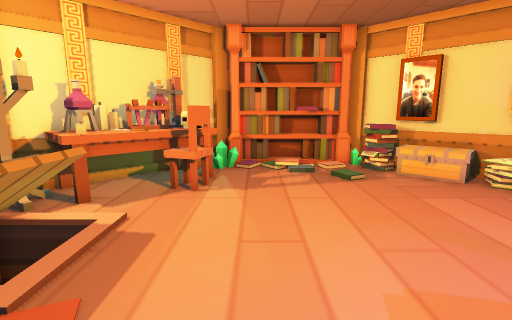
[1] (above)

12 first-person views from a walk through a 3-D level made in the Unity game engine. The camera is 1.2 m above the floor, tilts 10° down and sees 85° across. The floor is counted in squares, 0.5 m on a side. Each view is taken from the middle of a square. On the plan, view 1 faces up. The plan holds only what a view shows up to about 18 squares ahead; the rest is blank.

[2]
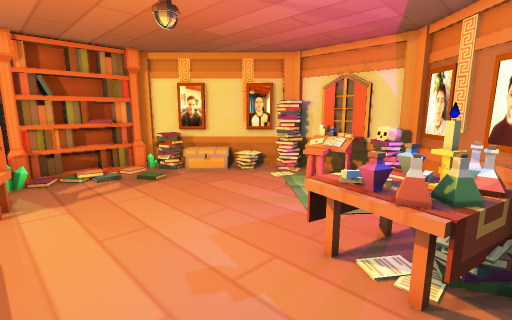

[3]
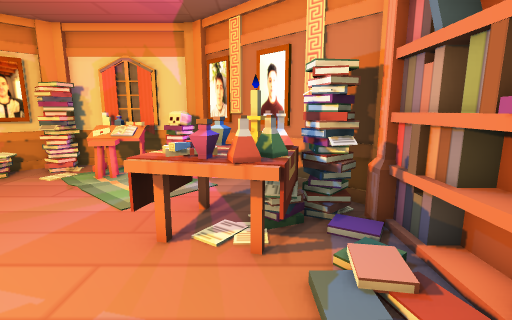

[4]
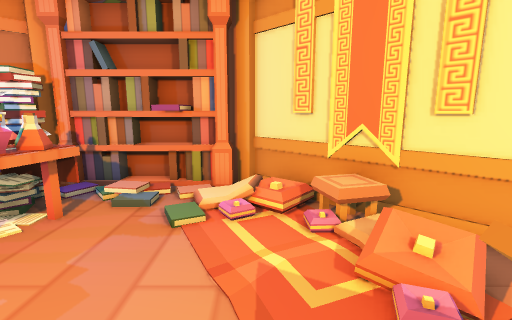

[5]
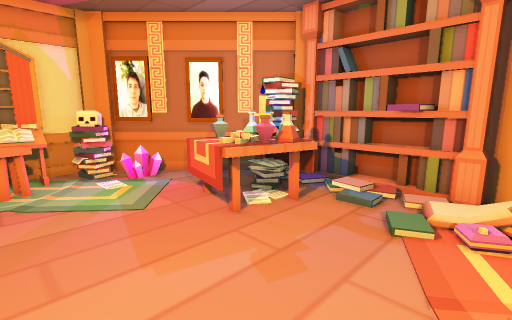

[6]
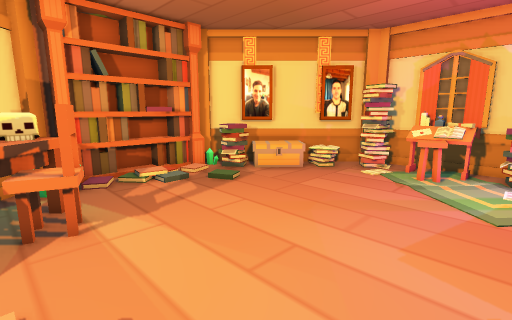

[7]
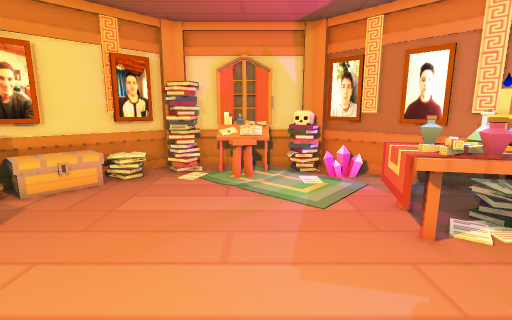

[8]
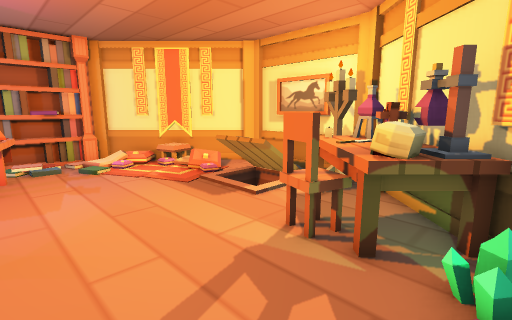

[9]
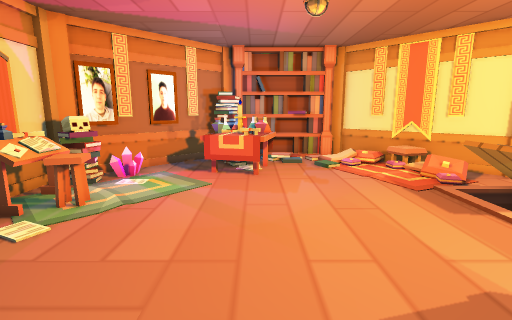

[10]
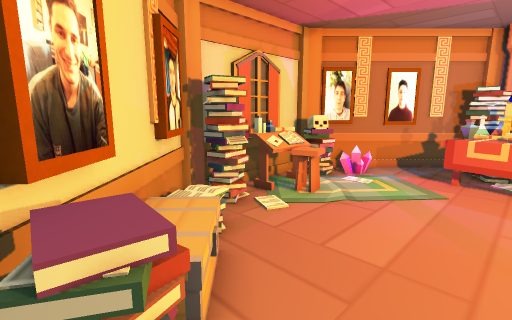

[11]
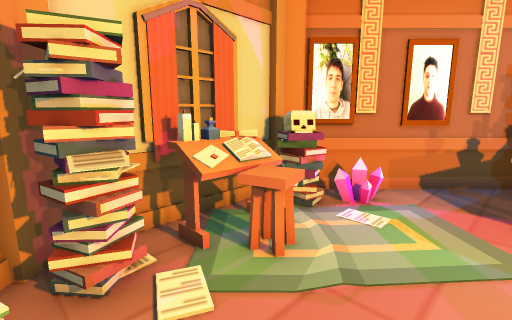

[12]
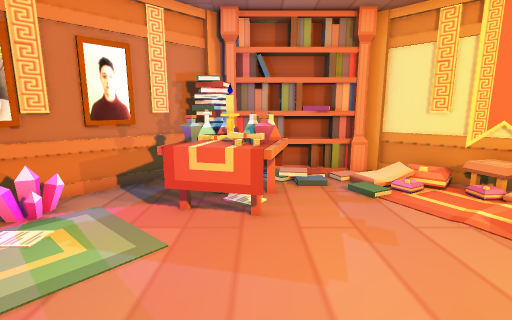

### Floor plan
Key: @ floor where view 1 was taken; # wall or solid block; x gap in a wall; . main floor; : floor 0.25 m higher than the main floor; / step, stairs or slope; = window, fence, low wall or low ledge; ^ raised ledge; C crystal; H chair; R rug; S stool; E desk; T table; P potion; B banner; O other object.
Columns run from 6 left of view 1 to 11 right of it. Each row starts with its distance up from view 1.
 13     #########
 12    ##C.//.#=#
 11  ###=......=###
 10 #^#^#=......O #
  9 #^^HH#.......O##
  8 #^^HH..........##
  7 #^x............###
  6 ##=............R##
  5   = .........RSEE#
  4   = ......... SSE#
  3  .x..........  R##
  2  .:............R##
  1 =::/.... TTT..C##
  0 B.//..@.TPTP.. ##
 -1 ###///..PPOP..#
 -2  ##/:/...TP#.##
 -3   #B=  //.####
 -4    ##########

Positions as (right, up) in squares from view 1, and headings:
1: (0, 0), facing up
2: (-2, -2), facing up-right
3: (-2, -1), facing right
4: (-2, 5), facing down
5: (-2, 5), facing down-right
6: (-3, 2), facing up-right
7: (-2, 4), facing right
8: (3, 12), facing down-left
9: (3, 12), facing down
10: (3, 12), facing down-right
11: (5, 8), facing down-right
12: (3, 7), facing down
